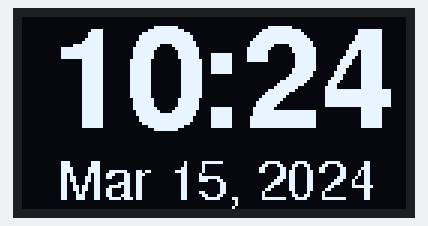
The sketch below on a simulated ESP32. On the bench: 128×64 one-colour display. WiFi joins after 1.5 s; servers stay silent unless stated; the local clock reads 2024-03-15 10:24:30 at power-on unless the sketch sets it; not simulated (calls return 0 or success): secrets.h.

Above: at 1.8 s.
At 30.6 s:
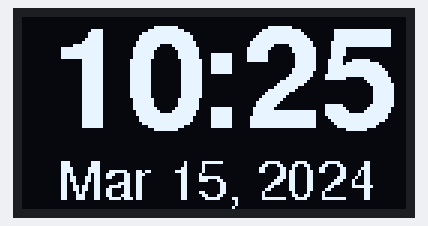
At 90.4 s:
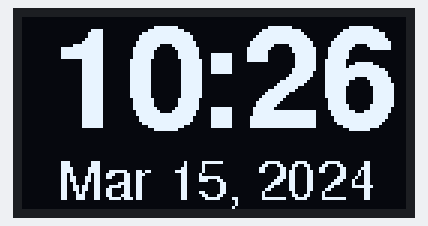

The sketch:

ntp-rtc-oled-clock-ssd1306.ino
```cpp
#include <WiFi.h>
#include <DS3231.h>
#include <Wire.h>
#include <Adafruit_GFX.h>
#include <Adafruit_SSD1306.h>
#include <Fonts/FreeSans9pt7b.h>
#include <Fonts/FreeSansBold24pt7b.h>
#include "time.h"
#include "secrets.h"


// wifi network
const char* wifiSSID = SECRET_SSID;
const char* wifiPwd = SECRET_PASS;

// network time protocol server
const char* ntpServer = "pool.ntp.org";

// real time clock so we are't slamming the ntp server
DS3231 rtc;

// how often to update rtc with ntp, in seconds
#define EXPIRES_RTCFROMNTP (24 * 60 * 60 / 3)
int rtcExpiration = EXPIRES_RTCFROMNTP + 1;

// oled display size
#define SCREEN_WIDTH 128
#define SCREEN_HEIGHT 64

// ssd1306 display connected to i2c
#define OLED_RESET 4
Adafruit_SSD1306 display(SCREEN_WIDTH, SCREEN_HEIGHT, &Wire, OLED_RESET);


void setup()
{
  Serial.begin(115200);

  // join i2c bus
  Wire.begin();

  // initialize oled display
  if ( !display.begin(SSD1306_SWITCHCAPVCC, 0x3C) ) {
    Serial.println(F("SSD1306 allocation failed"));

    // stall here
    for (;;);
  }

  //display.setRotation(2);
}

void loop()
{
  bool err = false;

  // rtc in valid state?
  if ( !isRTCValid() ) {
    // force rtc to be set from ntp
    rtcExpiration = EXPIRES_RTCFROMNTP + 1;
  }

  // update rtc from ntp?
  if ( rtcExpiration > EXPIRES_RTCFROMNTP ) {
    if ( setRTCFromNTP() ) {
      // only reset on success
      // we will retry next time thru if there was an error
      rtcExpiration = 0;
    } else {
      // show error status on display
      err = true;
    }
  }

  // update screen
  showTime(err);

  // track when to update rtc from ntp
  rtcExpiration++;

  // wait
  delay(1000);
}

// update the RTC from NTP
bool setRTCFromNTP()
{
  struct tm t;

  // connect to wifi to reach ntp server
  int tries;
  WiFi.begin(wifiSSID, wifiPwd);
  while ( WiFi.status() != WL_CONNECTED ) {
    tries++;
    if ( tries > 30 ) {
      WiFi.disconnect(true);
      Serial.println(F("Can't get WiFi connection"));
      return false;
    }
    delay(333);
  }

  // setup time with ntp server
  configTime(0, 0, ntpServer);

  // get current date/time from ntp
  if ( !getLocalTime(&t) ) {
    WiFi.disconnect(true);
    Serial.println(F("Failed to obtain time"));
    return false;
  }

  // update rtc date/time
  rtc.setClockMode(false);
  rtc.setYear(t.tm_year % 100);
  rtc.setMonth(t.tm_mon + 1);
  rtc.setDate(t.tm_mday);
  rtc.setHour(t.tm_hour);
  rtc.setMinute(t.tm_min);
  rtc.setSecond(t.tm_sec);

  // don't keep persistent connection
  WiFi.disconnect(true);

  // return based on whether rtc is now valid
  if ( isRTCValid() ) {
    return true;
  }

  Serial.println(F("RTC invalid"));
  return false;
}

// return true if RTC appears to be in a valid state
bool isRTCValid() {
  if ( rtc.getDate() > 31 ) {
    return false;
  }
  return true;
}

// draw string centered across the display
void drawStringCenter(const char *buf, const int y)
{
  int16_t x1;
  int16_t y1;
  uint16_t w;
  uint16_t h;


  // get width of string
  display.getTextBounds(buf, 0, 0, &x1, &y1, &w, &h);

  // set cursor so text will be centered
  display.setCursor((display.width() / 2) - (w / 2), y);

  display.print(buf);
}

// draw current date & time on the screen
void showTime(bool err)
{
  const static char* monthNames[] = {"", "Jan", "Feb", "Mar", "Apr", "May", "Jun", "Jul", "Aug", "Sep", "Oct", "Nov", "Dec"};
  bool century = false;
  bool h12Flag;
  bool pmFlag;
  char b[16];


  display.clearDisplay();
  display.setTextColor(SSD1306_WHITE);

  // draw time
  display.setFont(&FreeSansBold24pt7b);
  sprintf(b, "%02d:%02d", rtc.getHour(h12Flag, pmFlag), rtc.getMinute());
  drawStringCenter(b, 36);

  // draw date
  display.setFont(&FreeSans9pt7b);
  sprintf(b, "%s %d, %d", monthNames[rtc.getMonth(century)], rtc.getDate(), rtc.getYear() + 2000);
  drawStringCenter(b, 60);

  // invert based on whether we are in error state
  display.invertDisplay(err);

  display.display();
}
```

Measured:
- what the display in image 0 shows lasts 28.9 s, from 1.7 s to 30.6 s
- what the display in image 1 shows lasts 59.8 s, from 30.6 s to 90.4 s
